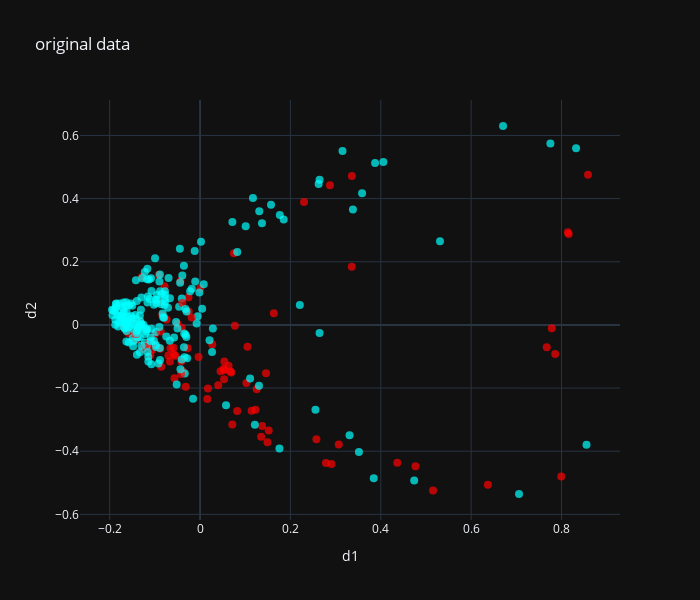

The notebook cell this image was saved under:
### Code cell
# render original data and model performance on it
from common import cross_val_classification_report, cross_val_score_mean_std, generate_colors_for_classification
from kernel_pca_search import KernelPCASearchCV, kernel_pca_scorer
from render import *
from sklearn.model_selection import RepeatedKFold, RepeatedStratifiedKFold, cross_val_score

setup="2D"

if setup=="3D":
    # 3d setup
    render_shuffle = [0,1,2,3,4,5]
    dot_size=5
    n_components=3
    axis_names = ['d1','d2','d3']
    plot_method = plot_3d_rgb
if setup=="2D":
    # 2d setup    
    render_shuffle = [0,1,2,3,4]
    dot_size=8
    n_components=2
    axis_names = ['d1','d2']
    plot_method = plot_2d_rgb

max_render = 10000
max_kpca_fit_values = 3000

cv = RepeatedStratifiedKFold(n_splits=5, n_repeats=3, random_state=50)
def render_results(X,y,model,scaler,outliers_mask,title="clean data"):
    X_clean = np.array(X)
    y_clean = np.array(y)
    
    if outliers_mask is not None:
        X_clean = X_clean[~outliers_mask]
        y_clean = y_clean[~outliers_mask]
    X_clean_small = pca.transform(scaler.transform(X_clean[:max_render]))
    colors = generate_colors_for_classification(y_clean[:max_render],seed=100)

    to_render=np.concatenate([X_clean_small,colors],axis=1)
    if outliers_mask is not None:
        removed_size = 1-len(y_clean)/len(y)
        print("removed ",removed_size)
        if removed_size==0:
            return
    
    report = cross_val_classification_report(
        model=model,
        X=X_clean,
        y=y_clean,
        cv=cv,
        target_names=y_classes
    )
    print(report)
    plot_method(
        to_render[:max_render,render_shuffle],
        title,
        axis_names, 
        dot_size=dot_size)

indices = np.arange(len(X_norm))
np.random.shuffle(indices)
indices_small=indices[:max_kpca_fit_values]
pca = KernelPCASearchCV(n_components=n_components,n_iter=100,kernel='rbf')
pca = pca.fit(X_norm[indices_small]).kpca

render_results(X,y,validate_model,scaler,None,"original data")
print("Dim reduction quality",kernel_pca_scorer(pca,X_norm[indices][:max_render]))

### Figure 1 — Plotly figure (JSON) as saved in the notebook; plotly's stock layout.template omitted (floating-point values rounded to 4 significant figures; data arrays with more than 128 entries replaced by an {"elided": "..."} marker saying what was removed)
{"data": [{"marker": {"color": {"elided": "299 str values"}, "opacity": 0.7, "size": 8}, "mode": "markers", "type": "scatter", "x": {"elided": "299 float values"}, "y": {"elided": "299 float values"}}], "layout": {"height": 600, "title": {"text": "original data"}, "width": 700, "xaxis": {"title": {"text": "d1"}}, "yaxis": {"title": {"text": "d2"}}}}
